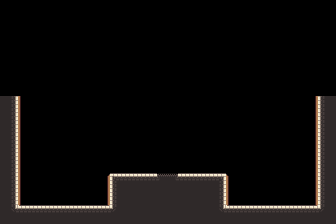

Tiled map render using the project's own tile images. Description and the whole map definition, tile-layer contents included, below:
An orthogonal 21x14 tile map with 16x16 px tiles, 1 tile layer (Tile Layer 1), 2 tilesets.

<map version="1.10" tiledversion="1.11.2" orientation="orthogonal" renderorder="right-down" width="21" height="14" tilewidth="16" tileheight="16" infinite="0" nextlayerid="2" nextobjectid="1">
 <tileset firstgid="1" name="village_tavern_interior" tilewidth="16" tileheight="16" tilecount="462" columns="21">
  <image source="../client/public/assets/sprites/village_tavern_interior.png" width="336" height="352" />
 </tileset>
 <tileset firstgid="463" name="village_tavern_walls_floor" tilewidth="16" tileheight="16" tilecount="180" columns="10">
  <image source="../client/public/assets/sprites/village_tavern_walls_floor.png" width="160" height="288" />
 </tileset>
 <layer id="1" name="Tile Layer 1" width="21" height="14">
  <data encoding="csv">
0,0,0,0,0,0,0,0,0,0,0,0,0,0,0,0,0,0,0,0,0,
0,0,0,0,0,0,0,0,0,0,0,0,0,0,0,0,0,0,0,0,0,
0,0,0,0,0,0,0,0,0,0,0,0,0,0,0,0,0,0,0,0,0,
0,0,0,0,0,0,0,0,0,0,0,0,0,0,0,0,0,0,0,0,0,
0,0,0,0,0,0,0,0,0,0,0,0,0,0,0,0,0,0,0,0,0,
0,0,0,0,0,0,0,0,0,0,0,0,0,0,0,0,0,0,0,0,0,
623,475,0,0,0,0,0,0,0,0,0,0,0,0,0,0,0,0,0,473,625,
623,475,0,0,0,0,0,0,0,0,0,0,0,0,0,0,0,0,0,473,625,
623,475,0,0,0,0,0,0,0,0,0,0,0,0,0,0,0,0,0,473,625,
623,475,0,0,0,0,0,0,0,0,0,0,0,0,0,0,0,0,0,473,625,
623,475,136,0,0,139,463,464,464,618,619,620,464,464,465,136,0,0,139,473,625,
623,475,0,158,0,0,473,616,634,628,629,630,634,617,475,0,158,0,0,473,625,
623,546,464,464,464,464,507,625,474,474,474,474,474,623,506,464,464,464,464,547,625,
633,634,634,634,634,634,634,635,474,474,474,474,474,633,634,634,634,634,634,634,635
</data>
 </layer>
</map>